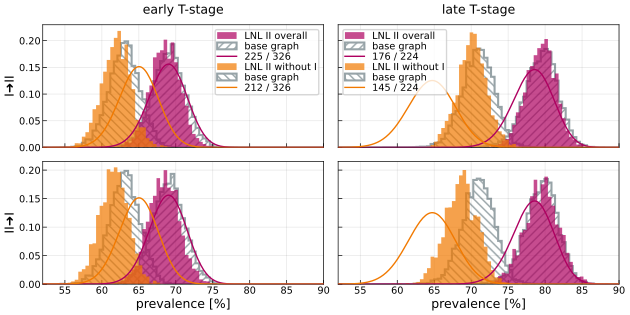

This figure's Python source:
"""
Plot historgams of the predicted prevalences for interesting high risk scenarios
w.r.t. the connection from LNL I to II or the other way around.
"""
from pathlib import Path
import matplotlib.pyplot as plt
from itertools import cycle

import numpy as np
import lyscripts.plot.histograms as lyhist

from _prevalences import plot_prevalences


MODELS = {
    "add12": "I➜II",
    "add21": "II➜I",
}
COLORS = {
    "red": '#ae0060',
    "orange": '#f17900',
    # "blue": '#005ea8',
    # "green": '#00afa5',
    # "gray": '#c5d5db',
}
HATCHES = [r"////", r"\\\\"]
COLOR_CYCLE = cycle(COLORS.values())
HATCH_CYCLE = cycle(HATCHES)
NBINS = 80
SCENARIOS = {
    "II": "LNL II overall",
    "IInotI": "LNL II without I",
}


if __name__ == "__main__":
    plt.style.use(Path("../../../.mplstyle"))
    
    fig, ax = plt.subplots(
        nrows=len(MODELS), ncols=2,
        sharex="col", sharey="row",
        figsize=lyhist.get_size(width="full", ratio=2.),
    )
    ax = np.reshape(ax, newshape=(len(MODELS), 2))

    fig, ax = plot_prevalences(
        models=MODELS,
        scenarios=SCENARIOS,
        num_bins=NBINS,
        color_cycle=COLOR_CYCLE,
        hatch_cycle=HATCH_CYCLE,
        fig=fig, ax=ax,
    )

    for k, stage in enumerate(["early", "late"]):
        ax[0,k].set_title(f"{stage} T-stage")
        ax[-1,k].set_xlabel("prevalence [%]")
        ax[0,k].legend(fontsize=7.)

    for i, (model, model_label) in enumerate(MODELS.items()):
        ax[i,0].set_ylabel(model_label)

    plt.savefig(Path(__file__).with_suffix(".svg").name)
